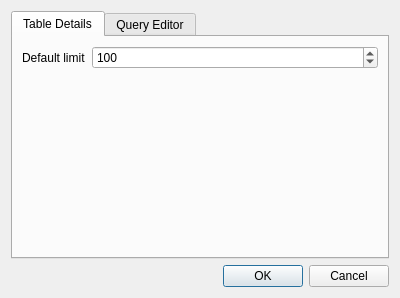
<?xml version="1.0" encoding="UTF-8"?>
<ui version="4.0">
 <class>SettingsDialog</class>
 <widget class="QDialog" name="SettingsDialog">
  <property name="geometry">
   <rect>
    <x>0</x>
    <y>0</y>
    <width>400</width>
    <height>298</height>
   </rect>
  </property>
  <property name="windowTitle">
   <string>Settings</string>
  </property>
  <layout class="QVBoxLayout" name="verticalLayout">
   <item>
    <widget class="QTabWidget" name="tabWidget">
     <property name="currentIndex">
      <number>0</number>
     </property>
     <widget class="QWidget" name="tabDetails">
      <attribute name="title">
       <string>Table Details</string>
      </attribute>
      <layout class="QGridLayout" name="gridLayout_2" columnstretch="0,1">
       <item row="0" column="0">
        <widget class="QLabel" name="lblDefaultLimit">
         <property name="text">
          <string>Default limit</string>
         </property>
        </widget>
       </item>
       <item row="0" column="1">
        <widget class="QSpinBox" name="spinDefaultLimit">
         <property name="minimum">
          <number>1</number>
         </property>
         <property name="maximum">
          <number>10000</number>
         </property>
         <property name="singleStep">
          <number>100</number>
         </property>
         <property name="value">
          <number>100</number>
         </property>
        </widget>
       </item>
       <item row="1" column="0">
        <spacer name="verticalSpacer_2">
         <property name="orientation">
          <enum>Qt::Vertical</enum>
         </property>
         <property name="sizeHint" stdset="0">
          <size>
           <width>20</width>
           <height>40</height>
          </size>
         </property>
        </spacer>
       </item>
      </layout>
     </widget>
     <widget class="QWidget" name="tabEditor">
      <attribute name="title">
       <string>Query Editor</string>
      </attribute>
      <layout class="QGridLayout" name="gridLayout" columnstretch="0,1">
       <item row="0" column="0">
        <widget class="QLabel" name="lblFont">
         <property name="text">
          <string>Font</string>
         </property>
        </widget>
       </item>
       <item row="0" column="1">
        <layout class="QHBoxLayout" name="horizontalLayout">
         <item>
          <widget class="QLabel" name="lblSelectedFont">
           <property name="frameShape">
            <enum>QFrame::StyledPanel</enum>
           </property>
           <property name="frameShadow">
            <enum>QFrame::Sunken</enum>
           </property>
           <property name="text">
            <string>TextLabel</string>
           </property>
           <property name="buddy">
            <cstring>btnFont</cstring>
           </property>
          </widget>
         </item>
         <item>
          <widget class="QToolButton" name="btnFont">
           <property name="text">
            <string>...</string>
           </property>
          </widget>
         </item>
        </layout>
       </item>
       <item row="1" column="0">
        <spacer name="verticalSpacer">
         <property name="orientation">
          <enum>Qt::Vertical</enum>
         </property>
         <property name="sizeHint" stdset="0">
          <size>
           <width>20</width>
           <height>40</height>
          </size>
         </property>
        </spacer>
       </item>
      </layout>
     </widget>
    </widget>
   </item>
   <item>
    <widget class="QDialogButtonBox" name="buttonBox">
     <property name="orientation">
      <enum>Qt::Horizontal</enum>
     </property>
     <property name="standardButtons">
      <set>QDialogButtonBox::Cancel|QDialogButtonBox::Ok</set>
     </property>
    </widget>
   </item>
  </layout>
 </widget>
 <tabstops>
  <tabstop>tabWidget</tabstop>
  <tabstop>btnFont</tabstop>
  <tabstop>buttonBox</tabstop>
 </tabstops>
 <resources/>
 <connections>
  <connection>
   <sender>buttonBox</sender>
   <signal>accepted()</signal>
   <receiver>SettingsDialog</receiver>
   <slot>accept()</slot>
   <hints>
    <hint type="sourcelabel">
     <x>222</x>
     <y>283</y>
    </hint>
    <hint type="destinationlabel">
     <x>157</x>
     <y>274</y>
    </hint>
   </hints>
  </connection>
  <connection>
   <sender>buttonBox</sender>
   <signal>rejected()</signal>
   <receiver>SettingsDialog</receiver>
   <slot>reject()</slot>
   <hints>
    <hint type="sourcelabel">
     <x>290</x>
     <y>289</y>
    </hint>
    <hint type="destinationlabel">
     <x>286</x>
     <y>274</y>
    </hint>
   </hints>
  </connection>
 </connections>
</ui>
